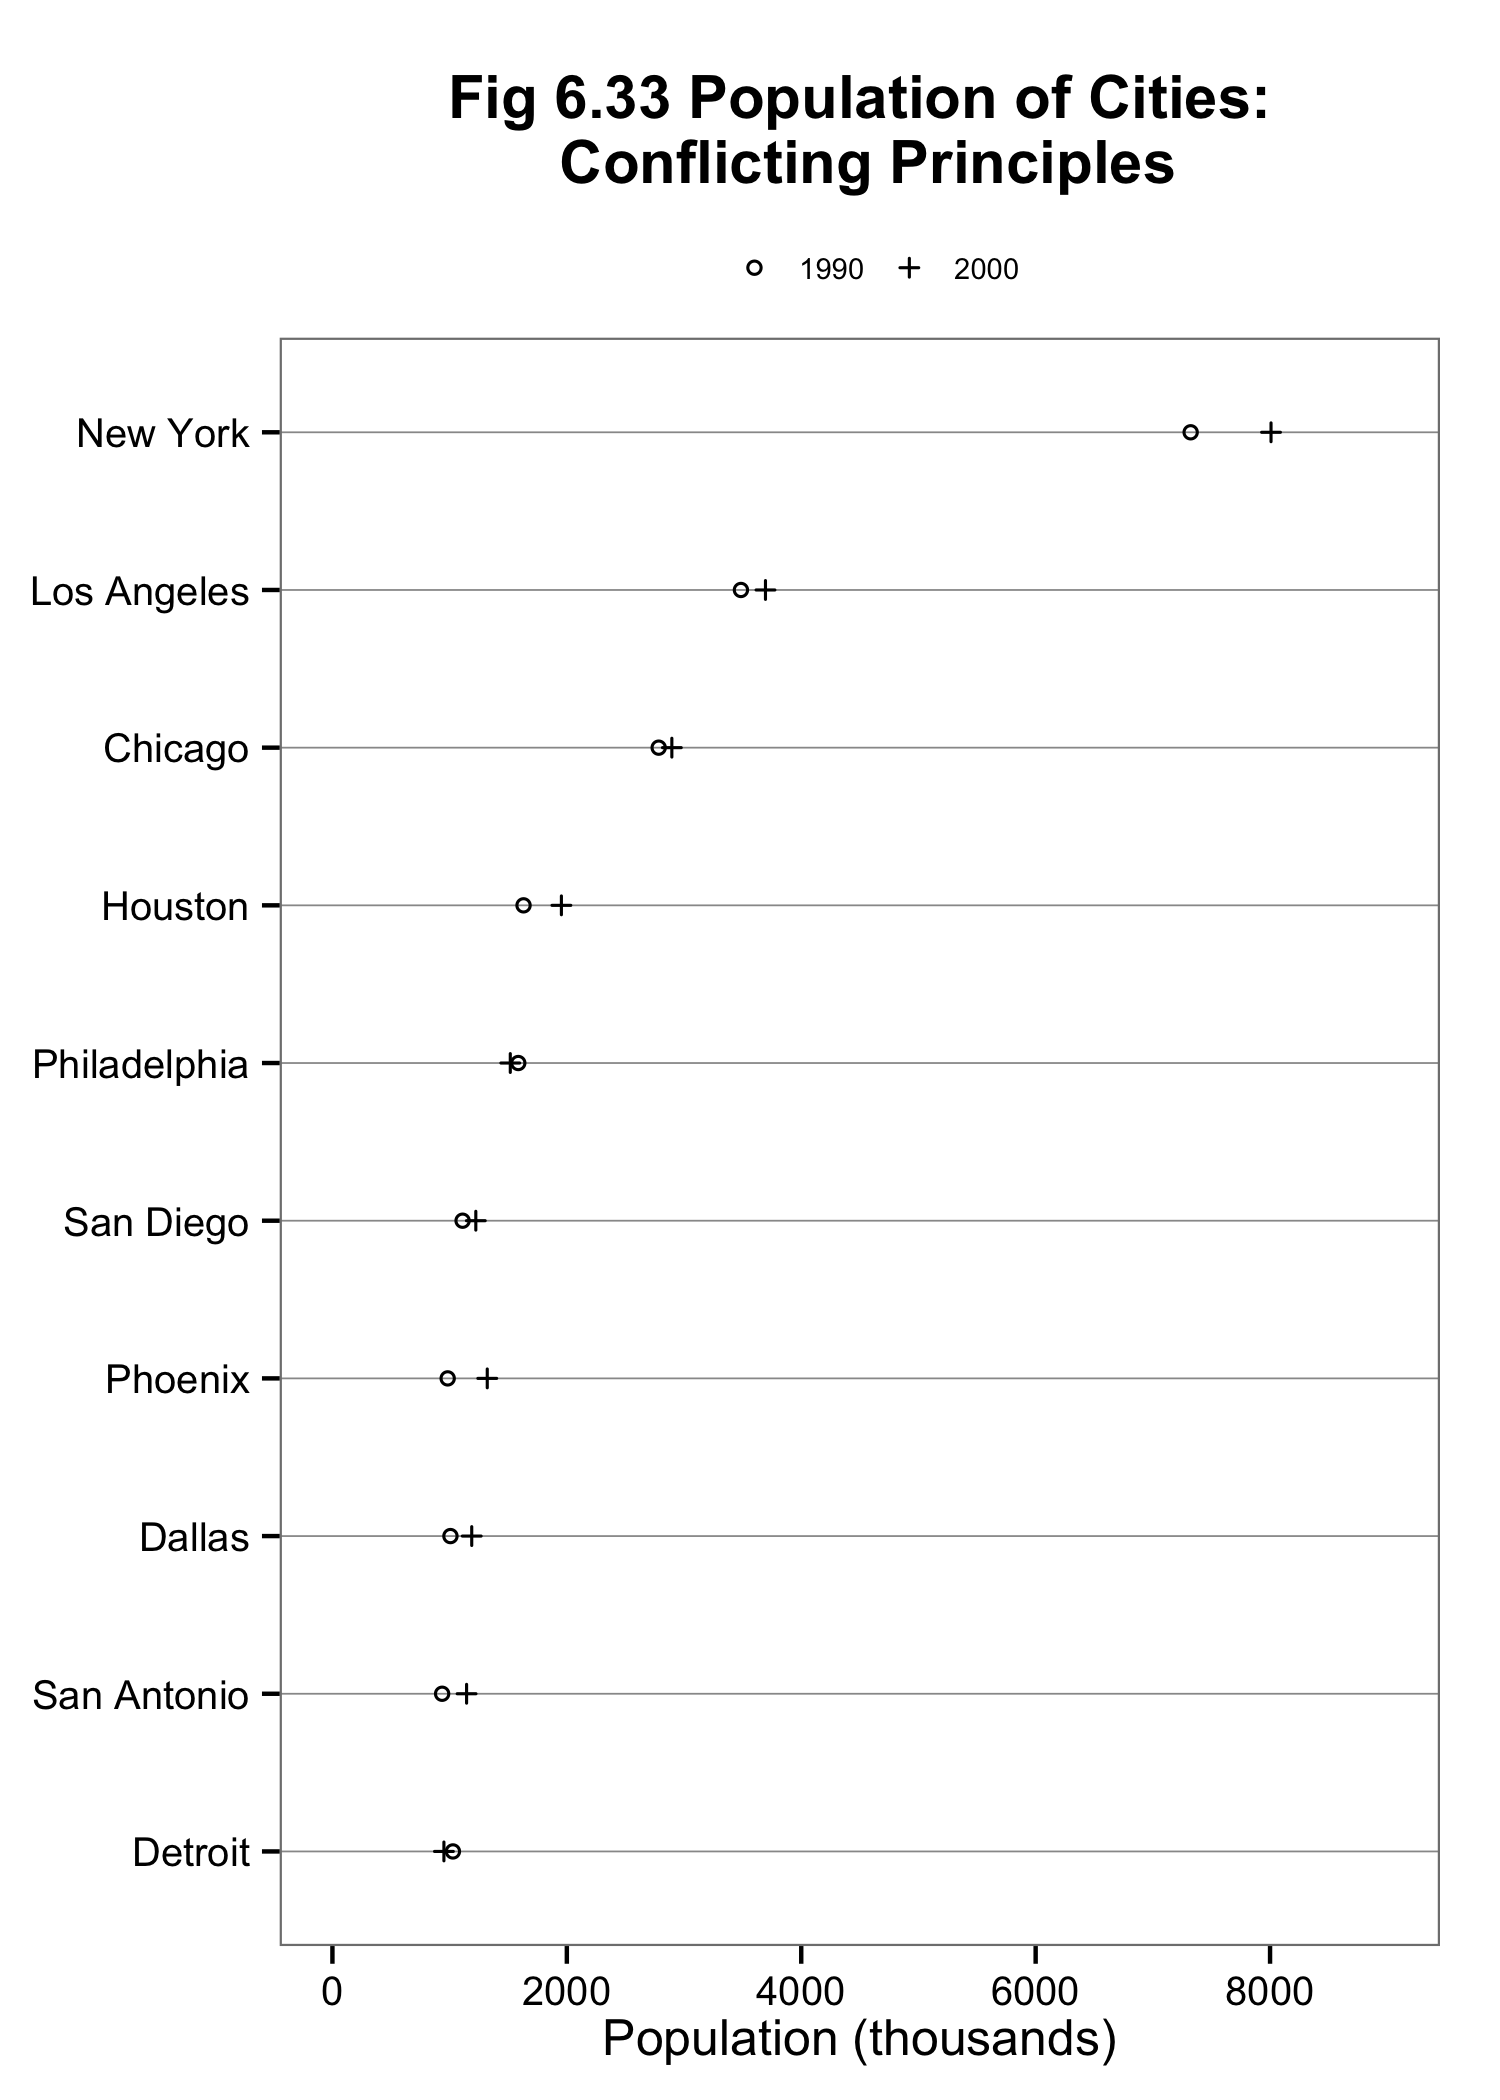

The script that saved this image:
library(ggplot2)
library(reshape2)
library(grid)

this_base <- "fig06-33_population-of-cities-conflicting-principles"

my_data <- data.frame(
  city = c("New York", "Los Angeles", "Chicago", "Houston", "Philadelphia", 
           "San Diego", "Detroit", "Dallas", "Phoenix", "San Antonio"),
  population_1990 = c(7322564, 3485398, 2783726, 1630553, 1585577, 
                      1110549, 1027974, 1006877, 983403, 935933),
  population_2000 = c(8008278, 3694820, 2896016, 1953631, 1517550, 
                      1223400, 951270,  1188580, 1321045, 1144646))

my_data_long <- melt(my_data, "city", c("population_1990", "population_2000"), 
                  "year", "population")

p <- ggplot(my_data_long, aes(x = value/1000, y = reorder(city, value))) +
  geom_point(aes(shape = year), size = 1.5) +
  scale_shape_manual(values = c(1,3), labels = c("1990", "2000")) +
  scale_x_continuous(breaks = seq(0, 8000, 2000), limits = c(0, 9000)) +
  labs(x = "Population (thousands)", y = NULL) +
  ggtitle("Fig 6.33 Population of Cities:\n Conflicting Principles") + 
  theme_bw() +
  theme(panel.grid.major.x = element_blank(),
        panel.grid.major.y = element_line(colour = "grey60"),
        panel.grid.minor.x = element_blank(),
        plot.title = element_text(size = rel(1.2), face = "bold"),
        legend.title = element_blank(),
        legend.key = element_blank(),
        legend.position = "top",
        legend.text = element_text(size = 7),
        legend.key.height = unit(0,"line")) 

p

ggsave(paste0(this_base, ".png"), 
       p, width = 5, height = 7)

